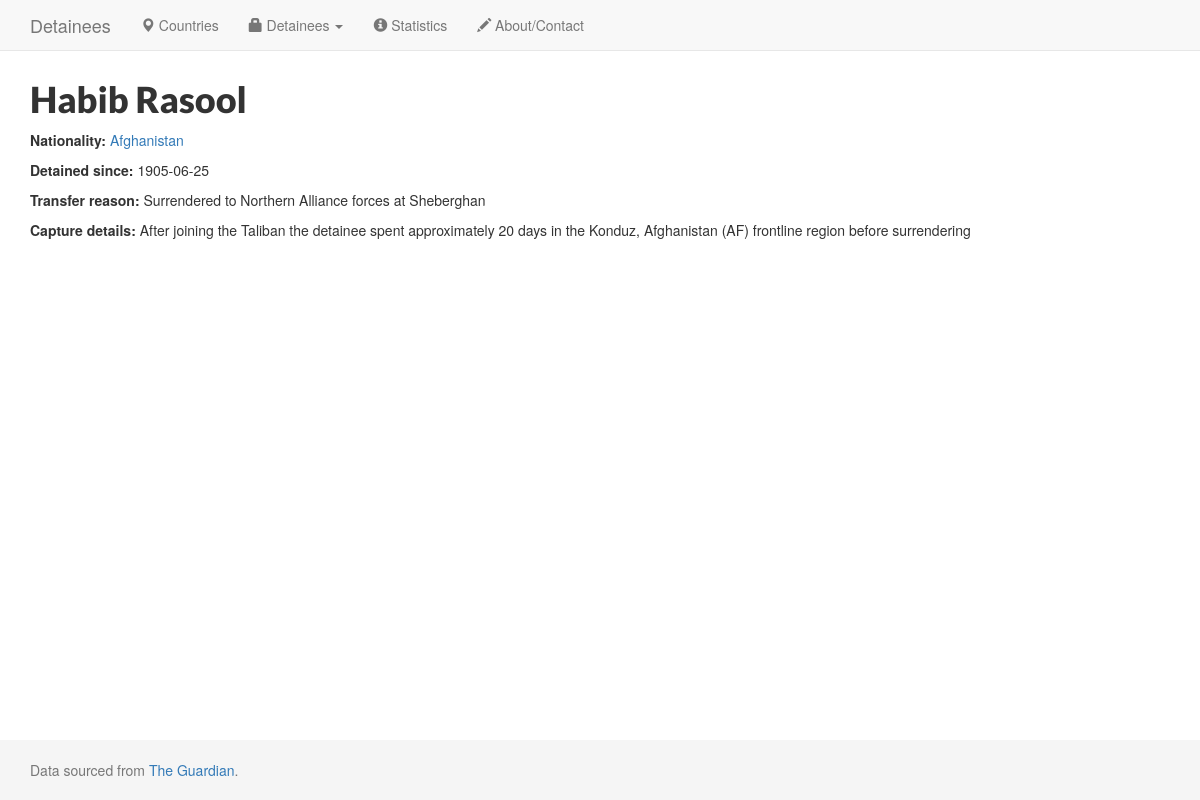
The app's page /detainee/US9AF-000120DP with its own data.
### app.py (models this page shows)
class Detainee(Model):
    country = ForeignKeyField(Country, related_name='detainees', to_field='iso', db_column='iso')
    name = CharField()
    isn = CharField(primary_key=True)
    nationality = CharField()
    iso = CharField()
    arrival_date = CharField()
    transfer_reason = CharField()
    capture_details = CharField()
    class Meta:
        database = db
        db_table = 'detainees'

class Country(Model):
    name = CharField()
    iso = CharField(primary_key=True)
    class Meta:
        database = db
        db_table = 'countries'

### app.py (the view)
@app.route('/detainee/<isn>')
def show_detainee(isn):
    detainee = Detainee.get(Detainee.isn == isn)
    return render_template('detainee.html', detainee=detainee)

### templates/detainee.html
{% extends "layout.html" %}
{% block content %}
  <h1>{{ detainee.name.title() }}</h1>
  <p><strong>Nationality:</strong> <a href="{{ url_for('.show_country', abbreviation=detainee.country.iso) }}">{{ detainee.country.name }}</a></p>
  <p><strong>Detained since:</strong> {{ detainee.arrival_date }}</p>
  <p><strong>Transfer reason:</strong> {{ detainee.transfer_reason }}</p>
  <p><strong>Capture details:</strong> {{ detainee.capture_details }}</p>
{% endblock %}

### templates/layout.html (style rules this page uses)
html { position: relative; min-height: 100%; }
h1, h2, h3, h4, h5, h6 { font-family: 'Lato', sans-serif; font-weight: 900; }
body { margin-bottom: 60px; }

### records on screen
Detainee: name "Habib Rasool", arrival_date "1905-06-25", transfer_reason "Surrendered to Northern Alliance forces at Sheberghan", capture_details "After joining the Taliban the detainee spent approximately 20 days in the Konduz, Afghanistan (AF) frontline region before surrendering"
Country: country.name "Afghanistan"
